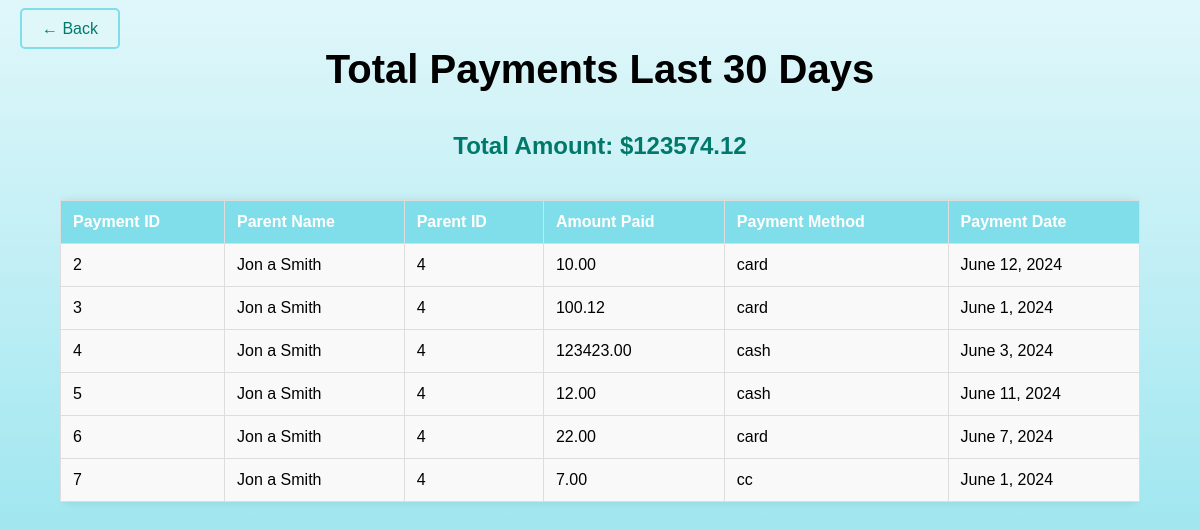
/myapp/payments/last-30-days/, run on an earlier commit of the app's database.
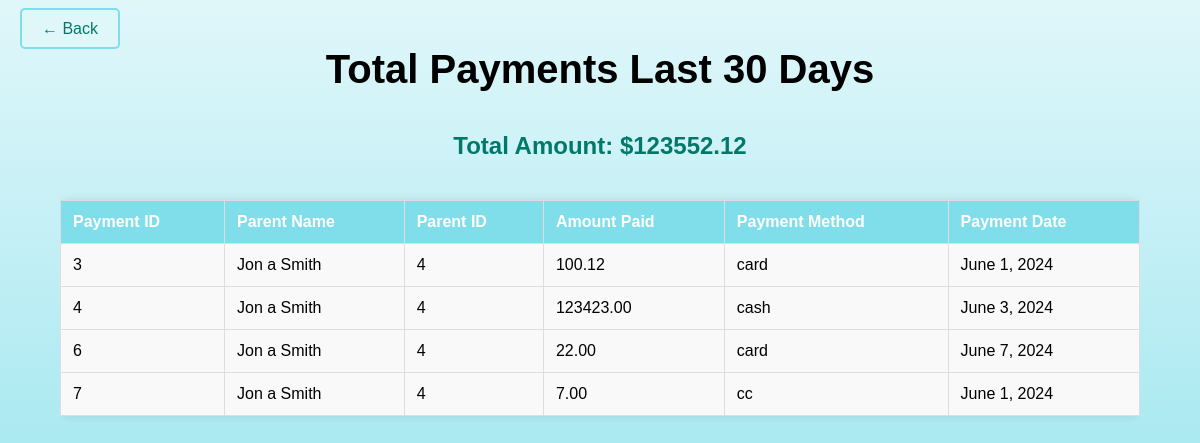
And on a later commit of the database.
### myapp/models.py (models this page shows, shortened)
class Payment(models.Model):
    parent = models.ForeignKey(Parent, on_delete=models.CASCADE)
    amount_paid = models.DecimalField(max_digits=10, decimal_places=2)
    payment_method = models.CharField(max_length=50)
    payment_date = models.DateField()

class Parent(models.Model):
    first_name = models.CharField(max_length=50)
    middle_name = models.CharField(max_length=50, blank=True, null=True)
    last_name = models.CharField(max_length=50)
    phone_number = models.CharField(max_length=15)
    street_address = models.CharField(max_length=100)
    city = models.CharField(max_length=50)
    zip_code = models.CharField(max_length=10)
    state = models.CharField(max_length=50)
    email = models.EmailField()

### myapp/views.py (the view)
# urls.py: path('payments/last-30-days/', views.payments_last_30_days, name='payments_last_30_days'),
def payments_last_30_days(request):
    today = timezone.now().date()
    thirty_days_ago = today - timedelta(days=30)
    payments = Payment.objects.filter(payment_date__range=[thirty_days_ago, today])
    total_amount = sum(payment.amount_paid for payment in payments)
    context = {
        'total_amount': total_amount,
        'payments': payments,
    }
    return render(request, 'payments_last_30_days.html', context)

### myapp/templates/payments_last_30_days.html (shortened to what this page needs)
<!DOCTYPE html>
<html lang="en">
<head>
</head>
<body>
    <div class="container">
        <div class="back-button">
            <a href="{% url 'payment_list' %}" class="button">&larr; Back</a>
        </div>
        <h1>Total Payments Last 30 Days</h1>
        <h2>Total Amount: ${{ total_amount }}</h2>
        <div class="table-container">
            <table>
                <thead>
                    <tr>
                        <th>Payment ID</th>
                        <th>Parent Name</th>
                        <th>Parent ID</th>
                        <th>Amount Paid</th>
                        <th>Payment Method</th>
                        <th>Payment Date</th>
                    </tr>
                </thead>
                <tbody>
                    {% for payment in payments %}
                    <tr>
                        <td>{{ payment.id }}</td>
                        <td>{{ payment.parent.first_name }} {{ payment.parent.middle_name }} {{ payment.parent.last_name }}</td>
                        <td>{{ payment.parent.id }}</td>
                        <td>{{ payment.amount_paid }}</td>
                        <td>{{ payment.payment_method }}</td>
                        <td>{{ payment.payment_date }}</td>
                    </tr>
                    {% endfor %}
                </tbody>
            </table>
        </div>
    </div>
</body>
</html>

What changed in the data, as far as the page shows it:
removed Payment: id "2", parent.first_name "Jon", parent.middle_name "a", parent.last_name "Smith", parent.id "4", amount_paid "10.00", payment_method "card", payment_date "June 12, 2024"
removed Payment: id "5", parent.first_name "Jon", parent.middle_name "a", parent.last_name "Smith", parent.id "4", amount_paid "12.00", payment_method "cash", payment_date "June 11, 2024"
Also different on the page:
{{ total_amount }}: "123574.12" → "123552.12"
